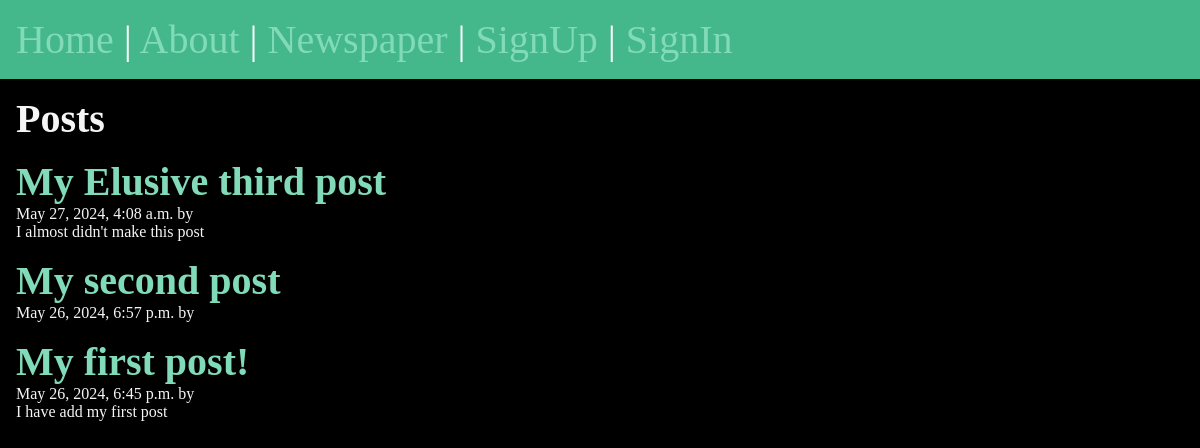
/posts/, run on an earlier commit of the app's database.
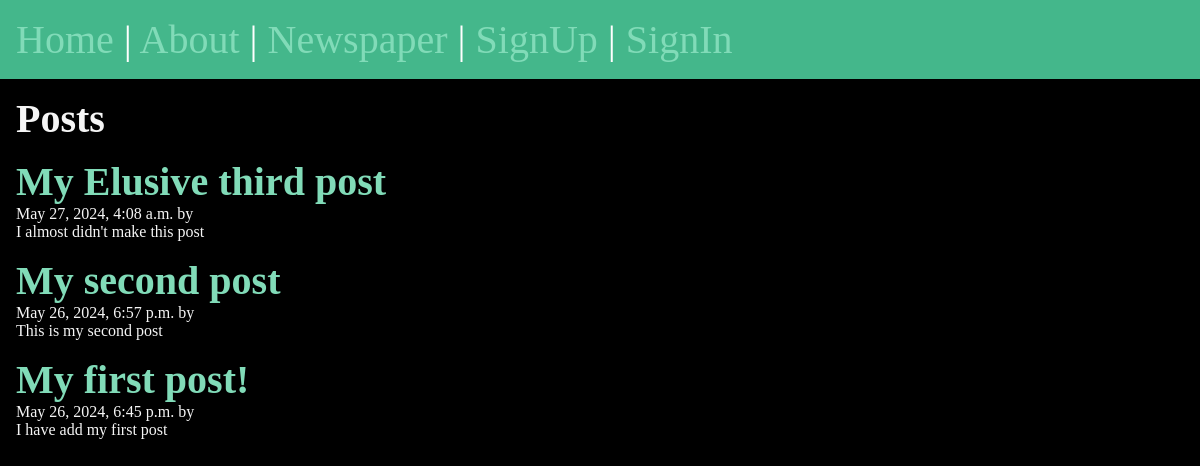
And on a later commit of the database.
### posts/models.py (models this page shows, shortened)
class Post(models.Model):
    title = models.CharField(max_length=75)
    body = models.TextField()
    slug = models.SlugField()
    date = models.DateTimeField(auto_now_add=True)
    banner = models.ImageField(default='fallback.png', blank=True)
    author = models.ForeignKey(User,on_delete=models.CASCADE,default=None)

### posts/views.py (the view)
# urls.py: path('',views.posts_list,name="list"),   #add a path to the home page
def posts_list(request):
    posts = Post.objects.all().order_by('-date')
    return render(request,'posts/posts_list.html',{'posts' : posts})

### posts/templates/posts/posts_list.html (shortened to what this page needs)
{% extends "layout.html" %}
{% block content %}
    <section>
        <h1>Posts</h1>
        {% for post in posts %}
            <article class="post">
                <h2>
                    <a href="{% url 'posts:page' slug=post.slug %}">
                    {{post.title}}
                    </a>
                </h2>
                <p>{{post.date}} by {{post.author}}</p>
                <p>{{post.body}}</p>
            </article>
        {% endfor %}
    </section>
{% endblock  %}

What changed in the data, as far as the page shows it:
changed Post "My second post": body (not shown) → "This is my second post"
